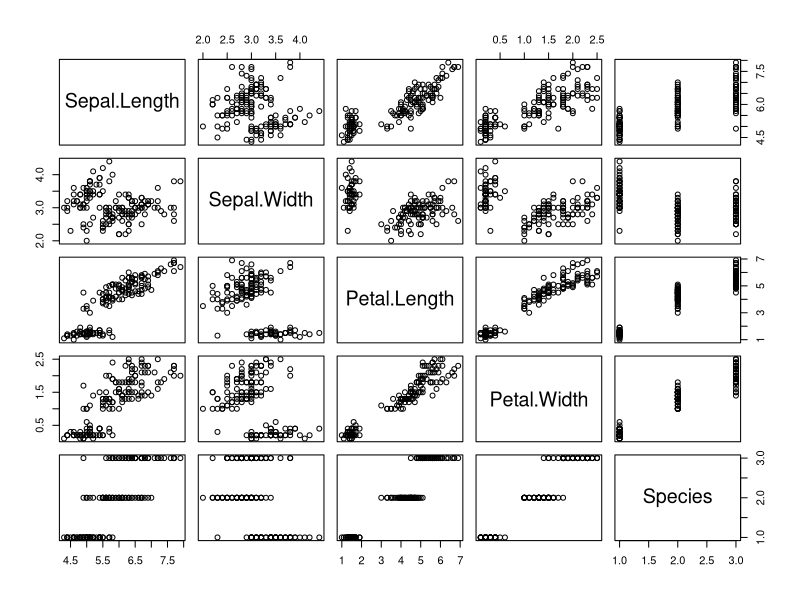
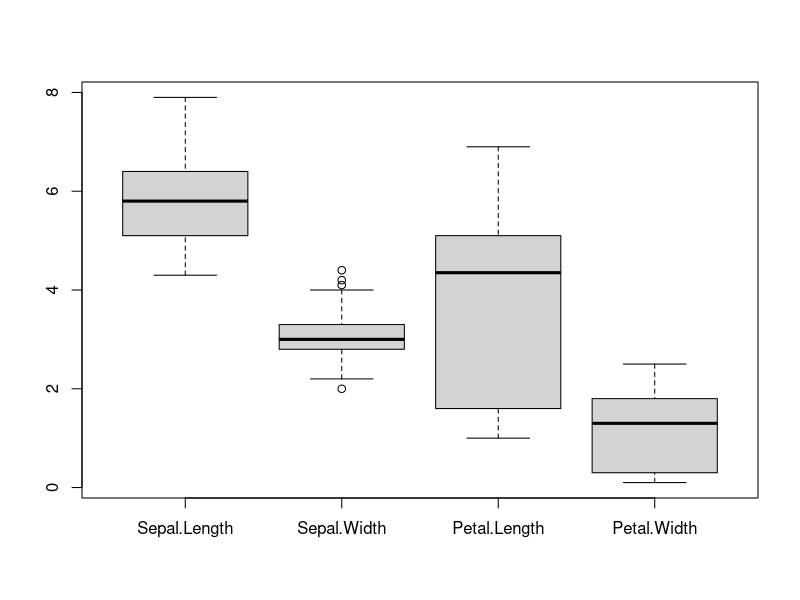

R code for these plots, in order: (Note: this script raises an error after producing the figures.)
#Predict iris flower species from flower measurement
#multi-class classification problem
data(iris)
head(iris)
#basic descriptive statistics
str(iris)
dim(iris)
summary(iris)
plot(iris)
boxplot(iris[,-5])
#loading caret and randomForest package
library(caret)
#library(randomForest)<we could build a RF model by using randomForest package>
library(ggplot2)
#creating validation set(80-20  split) and do some basic operation
dataset<-iris
na.omit(dataset)
levels(dataset$Species)
index<-createDataPartition(dataset$Species,p=0.8,list=FALSE)
trainset<-dataset[index,]
testset<-dataset[-index,]
#check for any missing values
any(is.na(dataset))
#building models
control<-trainControl(method = "cv", number = 10)
model.rf<-train(Species~.,data=trainset,method="rf",metric='Accuracy',trControl=control)
model.lda<-train(Species~.,data=trainset,method="lda",metric='Accuracy',trControl=control)
model.rpart<-train(Species~.,data=trainset,method="rpart",metric='Accuracy',trControl=control)
model.knn<-train(Species~.,data=trainset,method="knn",metric='Accuracy',trControl=control)
model.svm<-train(Species~.,data=trainset,method="svmRadial",metric="Accuracy",trControl=control)
#storing all fitted models in a form of list,summary statistics and comparison
results<-resamples(list(rf=model.rf,lda=model.lda,rpart=model.rpart,knn=model.knn))
summary(results)
dotplot(results)

#print the fitted model and we found LDA and KNN gave us the best accuracy
print(model.rf)
print(model.lda)
print(model.rpart)
print(model.knn)

#prediction and confusion matrix for LDA
pred<-predict(model.lda,testset)
confusionMatrix(pred,testset$Species)

#prediction and confusion matrix for KNN
pred<-predict(model.knn,testset)
confusionMatrix(pred,testset$Species)